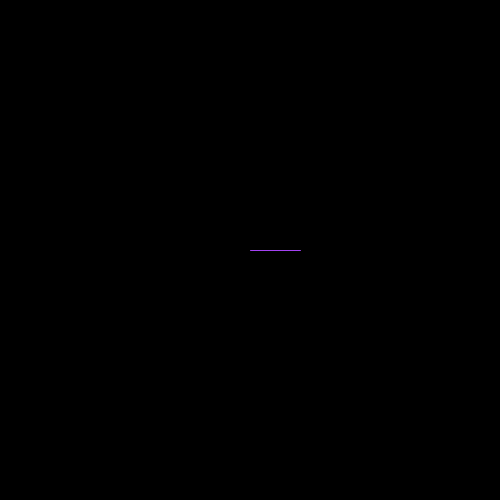
Frame 1 (no input)
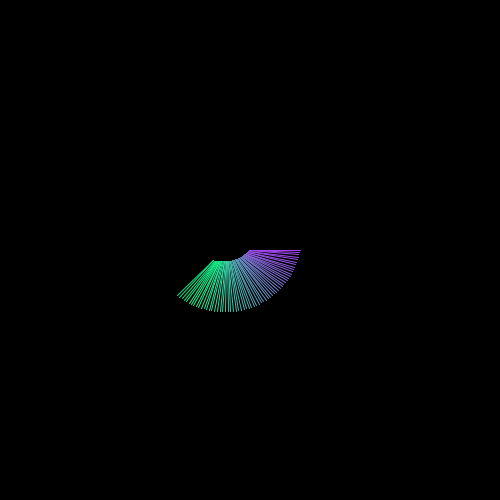
Frame 60 (the mouse pressed at the canvas centre just before this capture)
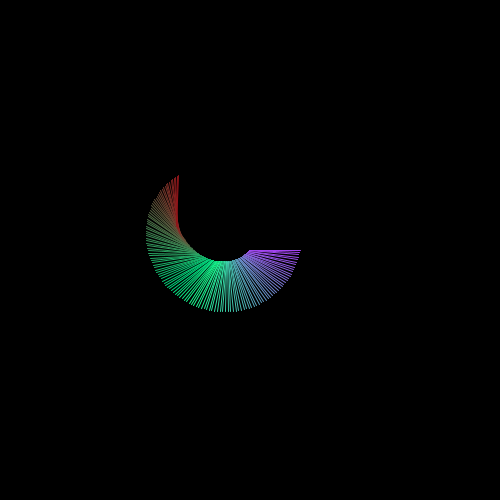
Frame 120 (the mouse held since frame 60 and released just before this capture)

The Processing sketch that drew these frames (run headless with seeded random() and noise(); from frame 60 on, the mouse is pressed at the canvas centre):

// Processing sketch: processingCreativityExample6
// ── processingCreativityExample6.pde
float theta = 0;
float rotationalVelocity = 0.03;
float otherTheta = 0;

float x, y, dx, dy;

float r = random(255), g = random(255), b = random(255);
float dr = random(-5, 5), dg = random(-5, 5), db = random(-5, 5);

void setup(){
  size(500, 500);
  x = width/2;
  y = height/2;
  dx = random(-5, 5);
  dy = random(-5, 5);
  background(0);
}

void draw(){
  translate(width/2, height/2);
  rotate(otherTheta);
  translate(-width/2, -height/2);
  translate(x, y);
  rotate(theta);
  stroke(r, g, b);
  line(0, 0, 50, 0);
  x += dx;
  y += dy;
  if(x < 0 || x > width){
    dx = -dx;
  }
  if(y < 0 || y > height){
    dy = -dy;
  }
  theta += rotationalVelocity;
  if(r < 0 || r > 255){
    dr = -dr;
  }
  if(g < 0 || g > 255){
    dg = -dg;
  }
  if(b < 0 || b > 255){
    db = -db;
  }
  r += dr;
  g += dg;
  b += db;
  otherTheta += 0.01;
}
  
